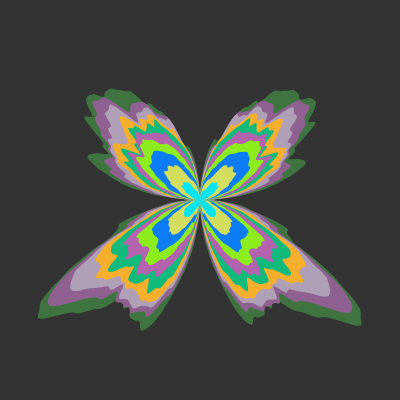
Frame 1 (no input)
Frame 60 (no input): identical to frame 1, image omitted
Frame 120 (the mouse pressed at the canvas centre since frame 60): identical to frame 1, image omitted

The p5.js sketch that drew this single still picture (run headless with seeded random() and noise() and a simulated clock; from frame 60 on, the mouse is pressed at the canvas centre):

// p5.js sketch
// ── sketch.js
// Daniel Shiffman
// http://codingtra.in
// Butterfly Wings
// Video: [coming soon]


function setup() {
  createCanvas(400, 400);
}

function draw() {
  background(51);
  translate(width / 2, height / 2);
  //rotate(PI / 2);

  stroke(255);
  noStroke();
  strokeWeight(1);

  var da = PI / 200;
  var dx = 0.05;

	var yoff = 0;
	randomSeed(noise(100)*100);
	for (var i = 10; i>0 ; i--) {
		yoff += .1;
		fill(random(255),random(255),random(255));
	  var xoff = 0;
	  beginShape();
	  for (var a = 0; a <= TWO_PI; a += da) {
	    var n = noise(xoff, yoff);
	    var r = sin(2 * a) * map(n, 0, 1, 50, 300);
			r *= i/10;
	    var x = r * cos(a);
	    var y = r * sin(a);
	    if (a < PI){
	        xoff += dx;
	    } else{
	        xoff -= dx;
	    }
	    //point(x, y);
	    vertex(x, y);
	  }
	  endShape();
	}

}
